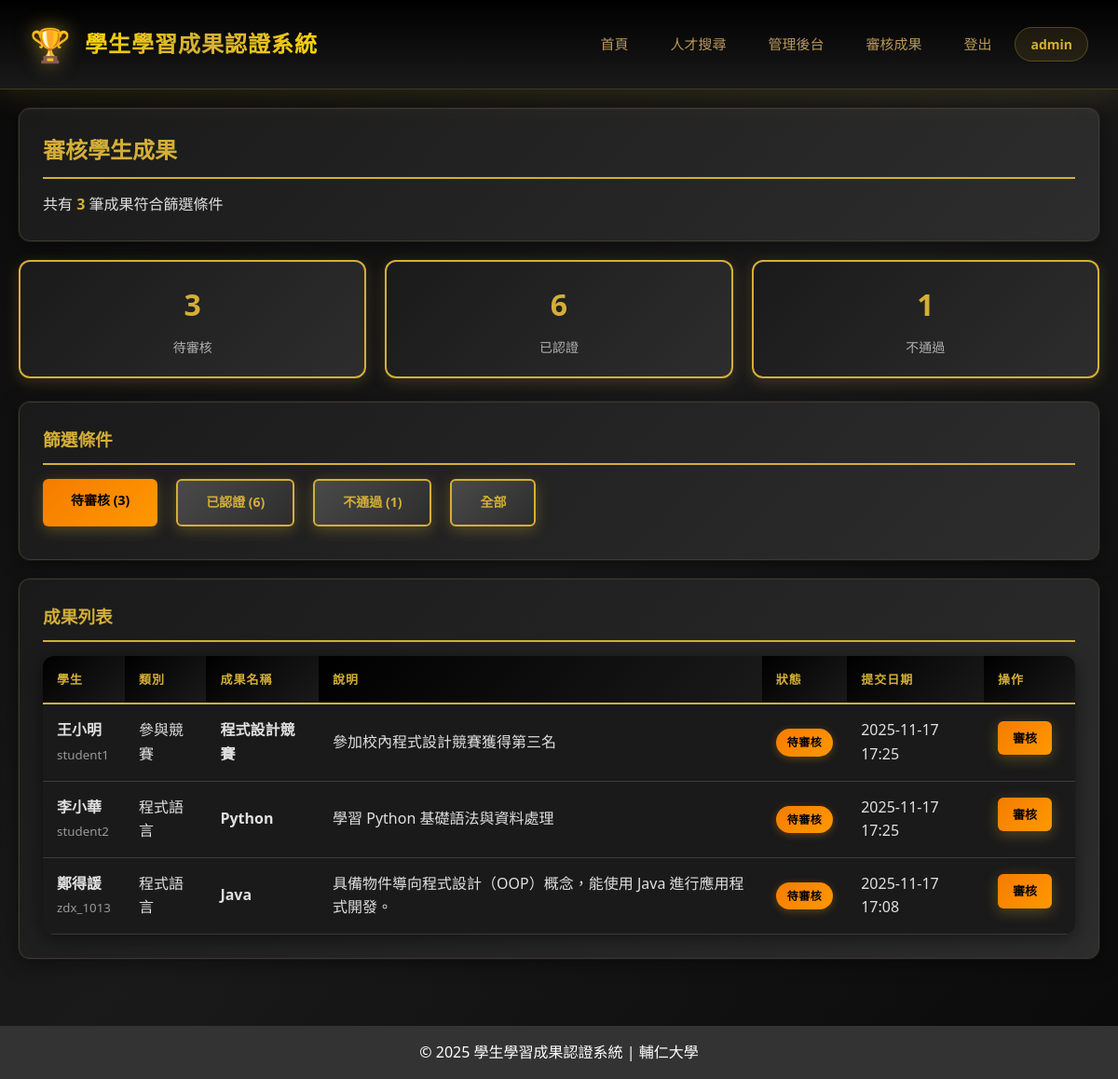
The page /admin_review.php (signed in) on the database its author committed.
### tables this page shows
CREATE TABLE `achievements` (
  `id` int(11) NOT NULL,
  `user_id` int(11) NOT NULL,
  `category` enum('subject','language','competition','certificate') NOT NULL COMMENT '擅長科目/程式語言/參與競賽/取得證照',
  `title` varchar(200) NOT NULL COMMENT '成果名稱',
  `description` text DEFAULT NULL COMMENT '成果描述',
  `status` enum('pending','approved','rejected') DEFAULT 'pending' COMMENT '待審核/已認證/不通過',
  `review_note` text DEFAULT NULL COMMENT '審核備註',
  `reviewed_by` int(11) DEFAULT NULL COMMENT '審核者ID',
  `reviewed_at` timestamp NULL DEFAULT NULL COMMENT '審核時間',
  `created_at` timestamp NULL DEFAULT current_timestamp(),
  `updated_at` timestamp NULL DEFAULT current_timestamp() ON UPDATE current_timestamp()
);

CREATE TABLE `users` (
  `id` int(11) NOT NULL,
  `username` varchar(50) NOT NULL,
  `password` varchar(255) NOT NULL,
  `email` varchar(100) NOT NULL,
  `full_name` varchar(100) NOT NULL,
  `role` enum('student','admin') DEFAULT 'student',
  `photo` varchar(255) DEFAULT NULL,
  `bio` text DEFAULT NULL,
  `created_at` timestamp NULL DEFAULT current_timestamp()
);

### admin_review.php (the view, shortened to what this page needs)
<?php
require_once 'config.php';
    ?>
    <?php
$filter_status = $_GET['filter'] ?? 'pending';
$sql = "
    SELECT a.*, u.full_name, u.username, u.email
    FROM achievements a
    JOIN users u ON a.user_id = u.id
";
if ($filter_status !== 'all') {
    $sql .= " WHERE a.status = ?";
    $params = [$filter_status];
} else {
    $params = [];
}
$sql .= " ORDER BY a.created_at DESC";
$stmt = $pdo->prepare($sql);
$stmt->execute($params);
$achievements = $stmt->fetchAll();
$stmt = $pdo->query("
    SELECT status, COUNT(*) as count
    FROM achievements
    GROUP BY status
");
$stats = ['pending' => 0, 'approved' => 0, 'rejected' => 0];
while ($row = $stmt->fetch()) {
    $stats[$row['status']] = $row['count'];
}
include 'header.php';
?>
<div class="card">
    <h2>審核學生成果</h2>
    <p>共有 <strong style="color: #d4af37;"><?php echo count($achievements); ?></strong> 筆成果符合篩選條件</p>
</div>
<div class="stats-grid">
    <div class="stat-card">
        <h3><?php echo $stats['pending']; ?></h3>
        <p>待審核</p>
    </div>
    <div class="stat-card">
        <h3><?php echo $stats['approved']; ?></h3>
        <p>已認證</p>
    </div>
    <div class="stat-card">
        <h3><?php echo $stats['rejected']; ?></h3>
        <p>不通過</p>
    </div>
</div>
<div class="card">
    <h3>篩選條件</h3>
    <div style="display: flex; gap: 10px; flex-wrap: wrap;">
        <a href="?filter=pending" class="btn <?php echo $filter_status === 'pending' ? 'btn-warning' : 'btn-secondary'; ?>">
            待審核 (<?php echo $stats['pending']; ?>)
        </a>
        <a href="?filter=approved" class="btn <?php echo $filter_status === 'approved' ? 'btn-success' : 'btn-secondary'; ?>">
            已認證 (<?php echo $stats['approved']; ?>)
        </a>
        <a href="?filter=rejected" class="btn <?php echo $filter_status === 'rejected' ? 'btn-danger' : 'btn-secondary'; ?>">
            不通過 (<?php echo $stats['rejected']; ?>)
        </a>
        <a href="?filter=all" class="btn <?php echo $filter_status === 'all' ? '' : 'btn-secondary'; ?>">
            全部
        </a>
    </div>
</div>
<div class="card">
    <h3>成果列表</h3>
    <?php if (count($achievements) > 0): ?>
        <div class="table-container">
            <table>
                <thead>
                    <tr>
                        <th>學生</th>
                        <th>類別</th>
                        <th>成果名稱</th>
                        <th>說明</th>
                        <th>狀態</th>
                        <th>提交日期</th>
                        <th>操作</th>
                    </tr>
                </thead>
                <tbody>
                    <?php
                    $categories = [
                        'subject' => '擅長科目',
                        'language' => '程式語言',
                        'competition' => '參與競賽',
                        'certificate' => '取得證照'
                    ];
                    $status_labels = [
                        'pending' => '待審核',
                        'approved' => '已認證',
                        'rejected' => '不通過'
                    ];
                    foreach ($achievements as $item):
                    ?>
                    <tr>
                        <td>
                            <strong><?php echo htmlspecialchars($item['full_name']); ?></strong>
                            <br><small style="color: #999;"><?php echo htmlspecialchars($item['username']); ?></small>
                        </td>
                        <td><?php echo $categories[$item['category']] ?? $item['category']; ?></td>
                        <td><strong><?php echo htmlspecialchars($item['title']); ?></strong></td>
                        <td>
                            <?php if (!empty($item['description'])): ?>
                                <?php echo htmlspecialchars(mb_substr($item['description'], 0, 50)); ?>
                            <?php else: ?>
                                <span style="color: #999;">無說明</span>
                            <?php endif; ?>
                        </td>
                        <td style="white-space: nowrap;">
                            <span class="badge badge-<?php echo $item['status']; ?>">
                                <?php echo $status_labels[$item['status']] ?? $item['status']; ?>
                            </span>
                        </td>
                        <td><?php echo date('Y-m-d H:i', strtotime($item['created_at'])); ?></td>
                        <td>
                            <a href="admin_review.php?id=<?php echo $item['id']; ?>" class="btn btn-small btn-warning" style="text-align: center; white-space: nowrap;">
                                審核
                            </a>
                        </td>
                    </tr>
                    <?php endforeach; ?>
                </tbody>
            </table>
        </div>
    <?php else: ?>
        <p style="text-align: center; padding: 40px; color: #b0b0b0;">沒有符合條件的成果</p>
    <?php endif; ?>
</div>
<?php include 'footer.php'; ?>

### header.php (style rules this page uses)
* { margin: 0; padding: 0; box-sizing: border-box; }
body { font-family: 'Microsoft JhengHei', 'PingFang TC', 'Segoe UI', Arial, sans-serif; line-height: 1.6; background: linear-gradient(135deg, #0a0a0a 0%, #1a1a1a 50%, #0a0a0a 100%); color: #e0e0e0; min-height: 100vh; }
.card { background: linear-gradient(135deg, #1a1a1a 0%, #2d2d2d 100%); border: 1px solid #3a3a3a; padding: 25px; margin-bottom: 20px; border-radius: 12px; box-shadow: 0 4px 20px rgba(0, 0, 0, 0.5), 0 0 0 1px rgba(212, 175, 55, 0.1); transition: all 0.3s ease; }
.card h2, .card h3 { color: #d4af37; margin-bottom: 15px; border-bottom: 2px solid #d4af37; padding-bottom: 10px; }
.btn { display: inline-block; padding: 12px 30px; background: linear-gradient(135deg, #d4af37 0%, #f4e5a7 100%); color: #000; border: none; border-radius: 6px; cursor: pointer; text-decoration: none; font-size: 14px; font-weight: 600; transition: all 0.3s ease; box-shadow: 0 4px 15px rgba(212, 175, 55, 0.3); margin-right: 10px; margin-bottom: 10px; }
.btn-secondary { background: linear-gradient(135deg, #4a4a4a 0%, #2d2d2d 100%); color: #d4af37; border: 2px solid #d4af37; }
.btn-warning { background: linear-gradient(135deg, #f57c00 0%, #ff9800 100%); color: #000; font-weight: 600; }
.btn-small { padding: 8px 16px; font-size: 13px; }
.table-container { overflow-x: auto; border-radius: 12px; box-shadow: 0 4px 20px rgba(0, 0, 0, 0.5); }
table { width: 100%; border-collapse: collapse; background: #1a1a1a; }
table th, table td { padding: 15px; text-align: left; border-bottom: 1px solid #3a3a3a; }
table th { background: linear-gradient(135deg, #000000 0%, #1a1a1a 100%); font-weight: 600; color: #d4af37; text-transform: uppercase; font-size: 13px; letter-spacing: 1px; border-bottom: 2px solid #d4af37; }
table td { color: #e0e0e0; }
.badge { display: inline-block; padding: 5px 12px; border-radius: 20px; font-size: 12px; font-weight: 600; letter-spacing: 0.5px; }
.badge-pending { background: linear-gradient(135deg, #f57c00 0%, #ff9800 100%); color: #000; box-shadow: 0 2px 8px rgba(255, 152, 0, 0.3); }
.stats-grid { display: grid; grid-template-columns: repeat(auto-fit, minmax(200px, 1fr)); gap: 20px; margin-bottom: 25px; }
.stat-card { background: linear-gradient(135deg, #1a1a1a 0%, #2d2d2d 100%); padding: 20px; border-radius: 12px; text-align: center; border: 2px solid #d4af37; box-shadow: 0 4px 15px rgba(212, 175, 55, 0.2); }
.stat-card h3 { color: #d4af37; font-size: 2rem; margin-bottom: 10px; }
.stat-card p { color: #b0b0b0; font-size: 14px; }

### rows shown on the page
achievements: user.full_name "王小明", user.username "student1", category "參與競賽", title "程式設計競賽", description "參加校內程式設計競賽獲得第三名", status "待審核", created_at "2025-11-17 17:25"
achievements: user.full_name "李小華", user.username "student2", category "程式語言", title "Python", description "學習 Python 基礎語法與資料處理", status "待審核", created_at "2025-11-17 17:25"
achievements: user.full_name "鄭得諼", user.username "zdx_1013", category "程式語言", title "Java", description "具備物件導向程式設計（OOP）概念，能使用 Java 進行應用程式開發。", status "待審核", created_at "2025-11-17 17:08"

### other values the page prints
$_SESSION['username'] "admin"
count($achievements) "3"
$stats['pending'] "3"
$stats['approved'] "6"
$stats['rejected'] "1"
